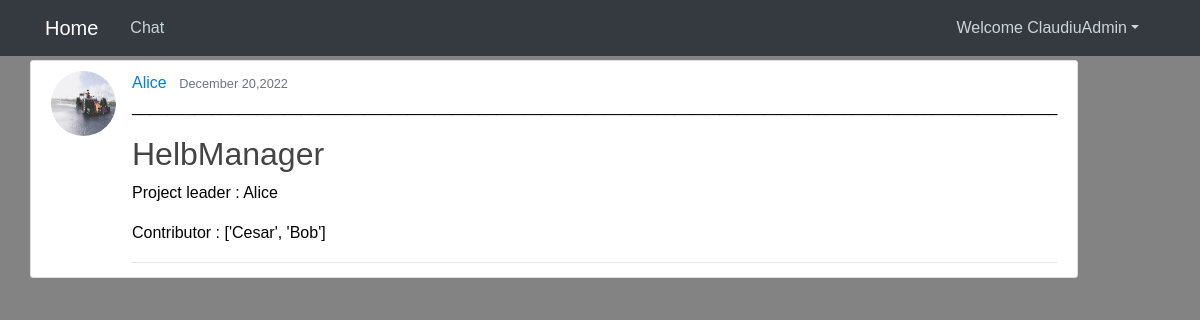
Screenshot of /post/1/ (signed in) with the database file from the repository.
### blog/models.py (models this page shows, shortened)
class Post(models.Model):
    date_posted = models.DateTimeField(default=timezone.now)
    author = models.ForeignKey(User, on_delete=models.CASCADE)
    title = models.CharField(max_length=100)
    contributor = models.CharField(max_length=100)
    status = models.TextField()
    tasks_subtasks =  models.TextField()
    priority =  models.TextField()
    class Meta:
        ordering = ['contributor']
    def get_all_contributor(self):
        contributor_inTab = []
        contributors = ""
        i = 0
        for letter in self.contributor:
            if letter == ';':
                 contributor_inTab += [contributors]
                 contributors = ""
                 i+=1
            else:
                contributors+= letter
        contributor_inTab +=[contributors]
        return contributor_inTab

### users/models.py (models this page shows, shortened)
class Profile(models.Model):
    user = models.OneToOneField(User, on_delete=models.CASCADE)
    image = models.ImageField(default='default.jpg', upload_to='profile_pics')

### blog/views.py (the view)
# urls.py: path('post/<int:pk>/', PostDetailView.as_view(), name='post-detail'),
class PostDetailView(DetailView):
    model = Post
    password = forms.CharField(widget=forms.PasswordInput)

### blog/templates/Blog/post_detail.html (shortened to what this page needs)
{% extends "blog/base.html" %}
{% block content %}
       <article class="media content-section">
        <img class="rounded-circle article-img" src="{{ object.author.profile.image.url}}">
    <div class="media-body">
    <div class="article-metadata">
      <a class="mr-2" href="#">{{ object.author }}</a>
      <small class="text-muted">{{ object.date_posted|date:"F d,Y" }}</small>
      <p>________________________________________________________________________________________________________</p>
      <h2 class="article-title"> {{ object.title }}</h2>
      <p>Project leader :  {{ object.author }}</p>
      <p>Contributor : {{ object.get_all_contributor }}</p>
</article>
{% endblock %}

### blog/templates/Blog/base.html (shortened to what this page needs)
{% load static %}
<!DOCTYPE html>
<html lang="en">
<head>
    <link href="https://cdn.jsdelivr.net/npm/bootstrap@4.0.0/dist/css/bootstrap.min.css"
 rel="stylesheet">
    <link rel="stylesheet" type="text/css" href="{% static 'blog/main.css' %}">
</head>
<body>
<header class="site-header">
    <nav class="navbar navbar-expand-md navbar-dark bg-dark fixed-top">
        <div class="container">
            <a class="navbar-brand mr-4" href="{% url 'blog-home' %}">Home</a>
            <div class="collapse navbar-collapse" id="navbarToggle">
                <div class="navbar-nav mr-auto">
                <a class="nav-item nav-link" href="{% url 'blog-about' %}"> Chat</a>
                </div>
                <div class="navbar-nav">
                    {% if user.is_authenticated %}
                    <ul class="navbar-nav mr-2">
                        <li class="nav-item dropdown">
                        <a class="nav-link dropdown-toggle" href='#' id="navbarDropdown" role="button" data-toggle="dropdown"> Welcome {{request.user}}</a>
                    {% else %}
                    <a class="nav-item nav-link" href="{% url 'login' %}">Login</a>
                    <a class="nav-item nav-link" href="{% url 'register' %}">Register</a>
                    {% endif %}
            </div>
        </div>
    </nav>
</header>
<main role="main" class="container">
    <div class="row">
        <div class="col-md-20">
            {% block content %}{% endblock %}
        </div>
    </div>
</main>
</body>
</html>

### blog/static/blog/main.css (style rules this page uses)
* { margin: 0; padding: 0; box-sizing: border-box; }
body { background: #838383; color: #000000; margin-top: 5rem; margin: 0; }
header { display: flex; justify-content: center; align-items: center; height: 60px; }
h1, h2, h3, h4, h5, h6 { color: #444444; }
ul { margin: 0; }
.site-header .navbar-nav .nav-link { color: #cbd5db; }
.content-section { background: #ffffff; padding: 10px 20px; border: 1px solid #dddddd; border-radius: 3px; margin-bottom: 20px; }
.article-title { color: #444444; }
.article-img { height: 65px; width: 65px; margin-right: 16px; }
.article-metadata { padding-bottom: 1px; margin-bottom: 4px; border-bottom: 1px solid #e3e3e3 }
body { font-family: Arial, sans-serif; }

### rows the page displays
Post: author.profile.image (picture), author "Alice", date_posted "December 20,2022", title "HelbManager", get_all_contributor "['Cesar', 'Bob']"

### other values shown
{{ request.user }} "ClaudiuAdmin"
